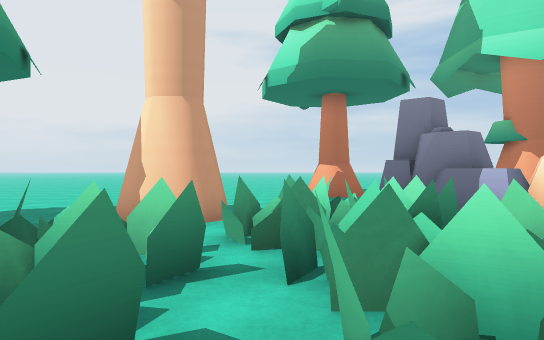
[1] (above)

24 first-person views from a walk through a scene from a Unity 3-D project. The camera is 1.4 m above the floor, looks level and sees 75° across. The floor is counted in squares, 1.8 m on a side. Each view is taken from the middle of a square. On the plan, view 1 faces up. The plan holds only what a view shows up to about 11 squares ahead; the rest is blank. The place goes on beyond the plan. The player is left out.

[2]
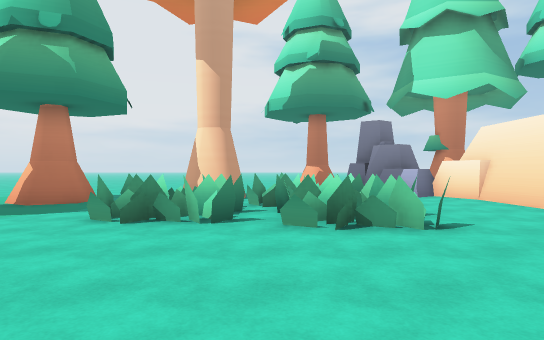

[3]
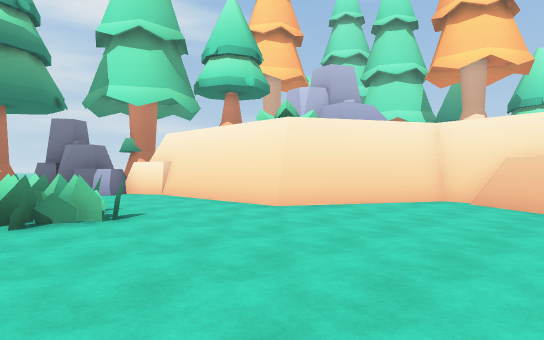

[4]
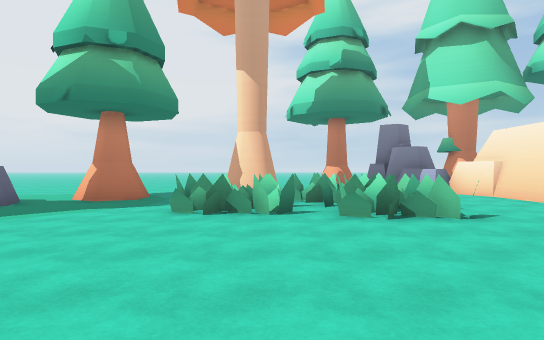

[5]
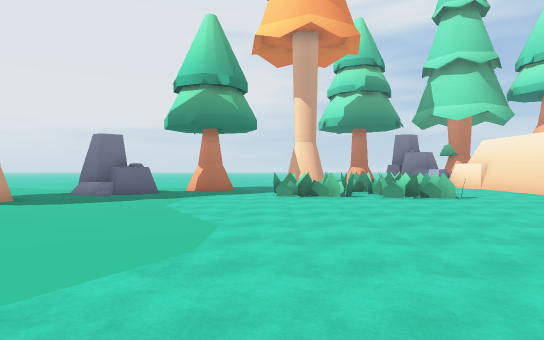

[6]
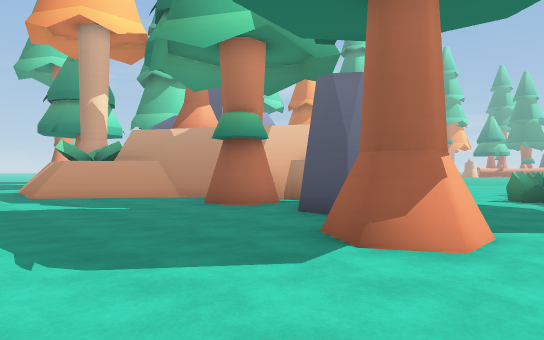

[7]
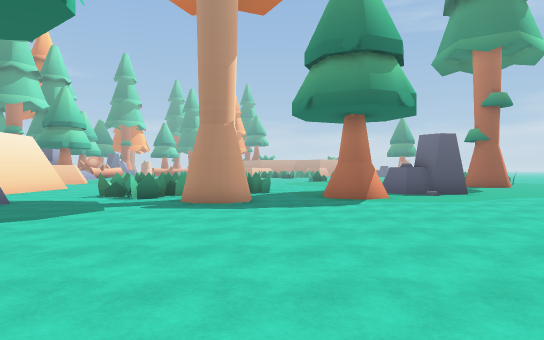

[8]
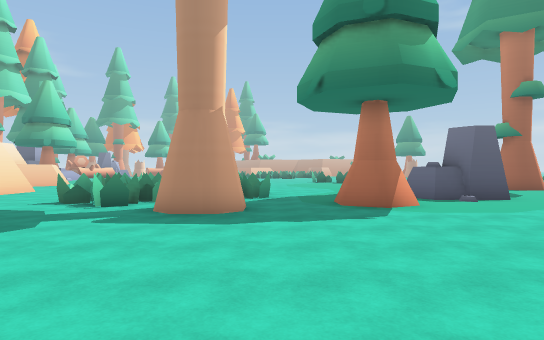

[9]
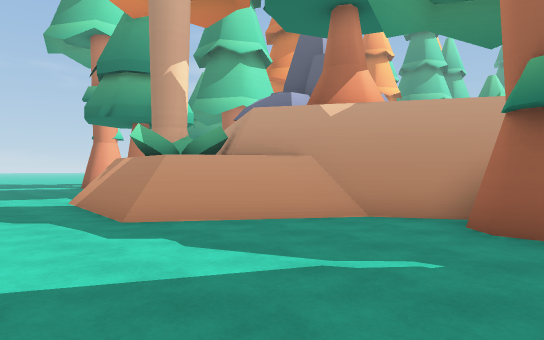

[10]
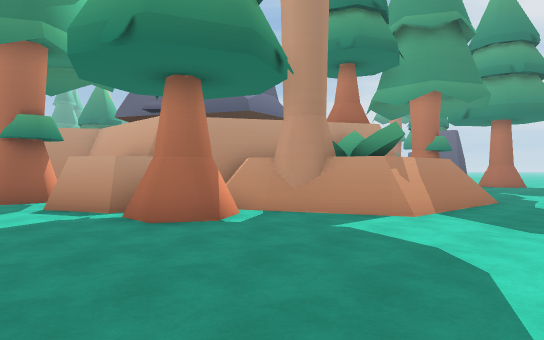

[11]
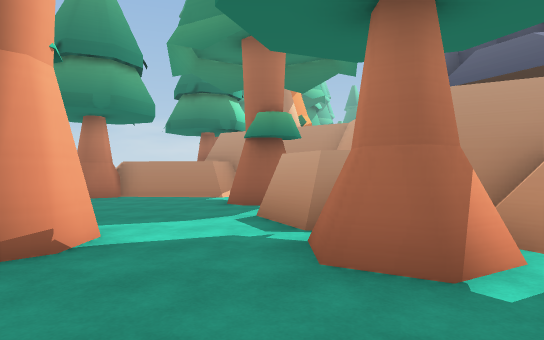

[12]
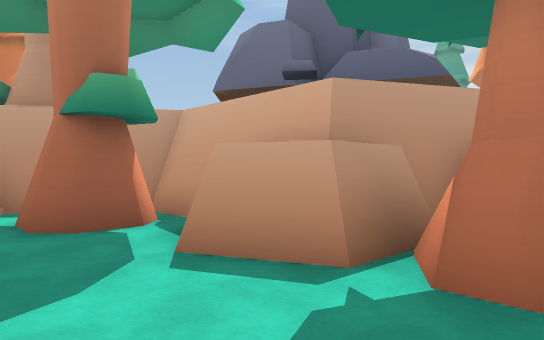

[13]
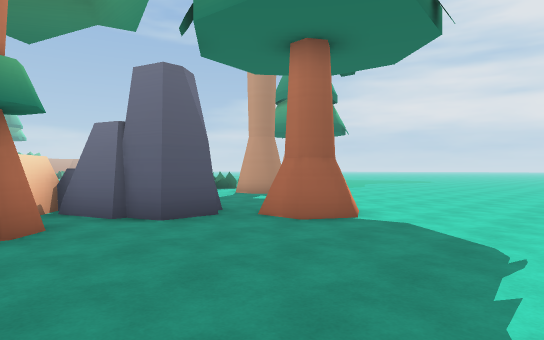

[14]
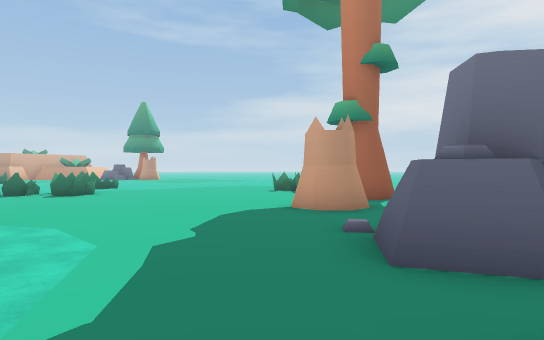

[15]
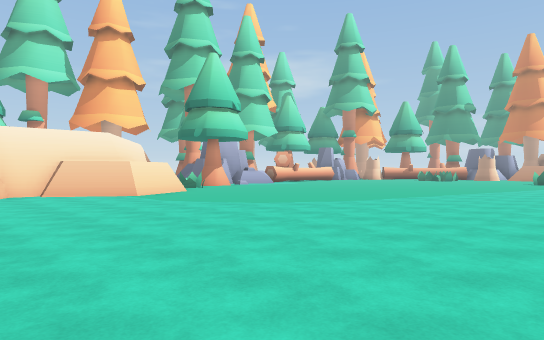

[16]
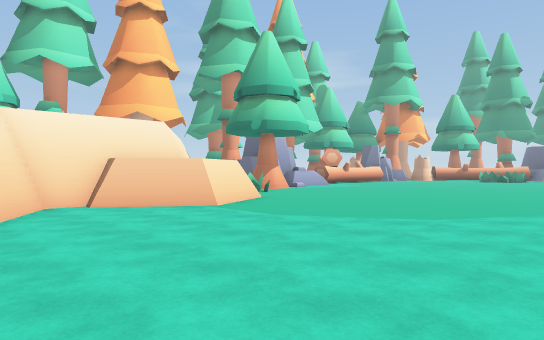

[17]
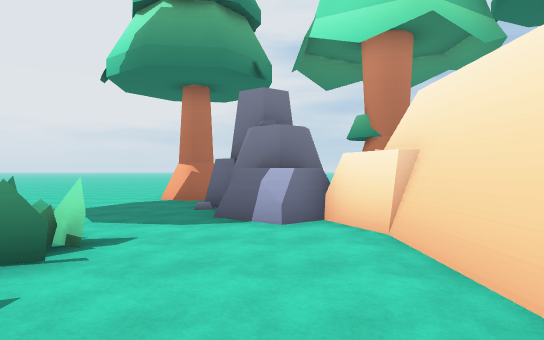

[18]
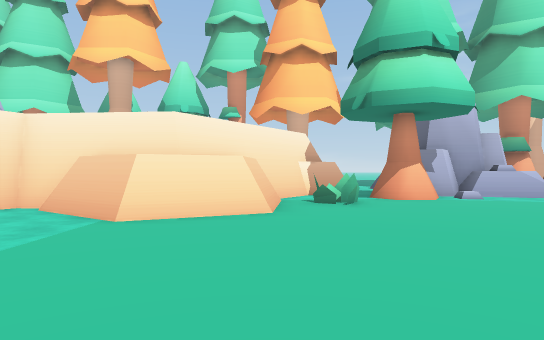

[19]
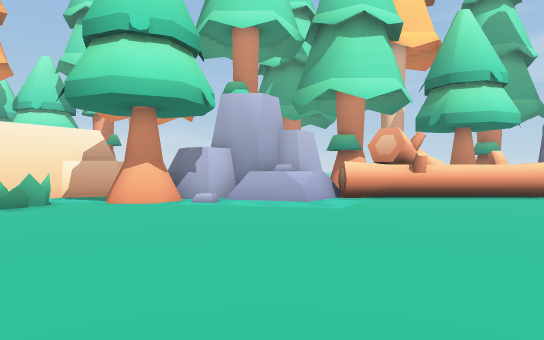

[20]
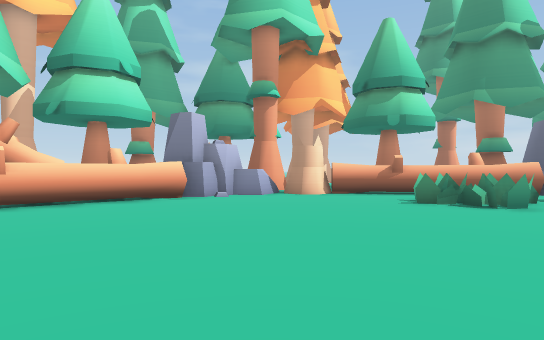

[21]
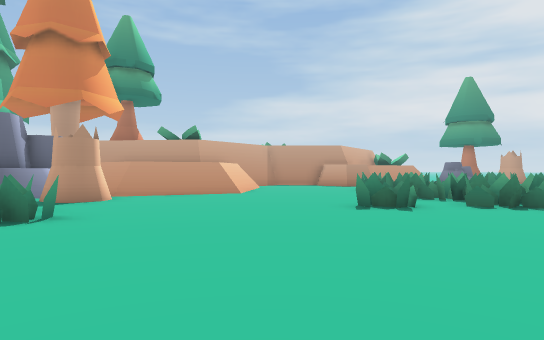

[22]
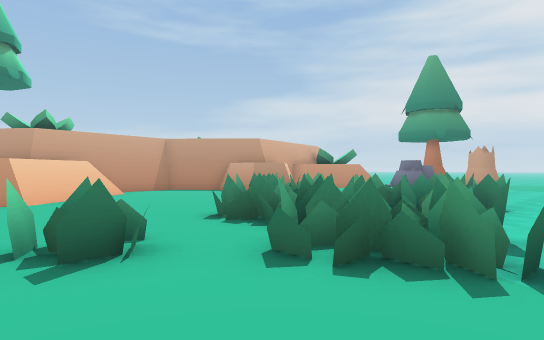

[23]
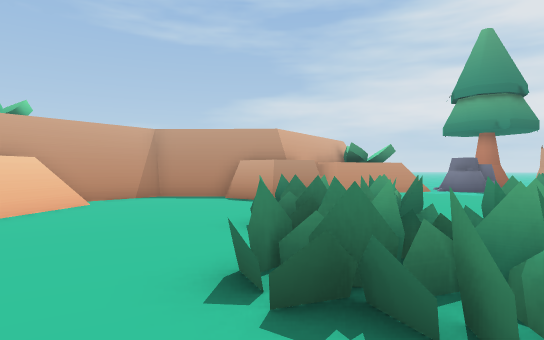

[24]
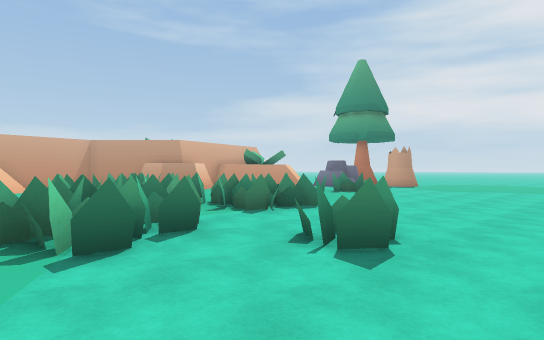

### Floor plan
Key: @ floor where view 1 was taken; # wall or solid block; x gap in a wall; . floor; = window, fence, low wall or low ledge; ^ raised ledge; T tree; R rock; O other object.
Columns run from 8 left of view 1 to 21 right of it. Each row starts with its distance up from view 1.
 15      .  . .........      ... .
 14      ........................
 13   ............................
 12   .................#####......
 11 ..........T.......##   #......
 10 ..........T...TT..##   #TTT...
  9 ...........R#.TT###    ##TT..T
  8 ...........R#####      ####...
  7 ............R##           ##..
  6 ......#T.....##            ...
  5 ..TT..T.OO....#           #T..
  4 R..T..x.OOO...#           #TT.
  3 RR...OOOOO....#           #...
  2 R.....OO.OO...#            ###
  1 .......O.OO...#
  0 ........@.....###
 -1 ................###
 -2 ..................#
 -3 .................##
 -4 ................##
 -5 ................##
 -6 ................##
 -7 .................#####
 -8 .O.   ...............##
 -9  .O  ..............O..#
-10       ..............T
-11        .............T#
-12        ... .........##
-13        ..  ..........##
-14            . .......=^#
-15              .......=^#
-16    ... .     ........#
-17 .......     . .......#  TT
-18 ....O...     ........#O
-19 ........ . ..........#OO    O
-20 ....OOO..............# O   OO
-21 .OO..OO..............#  TT
-22  OO.OO...............#  T
-23  OO.OO..O............#
-24 ...OOO...............#
-25 .OOO.................
-26   OO..........OO...
-27   ............OO..
-28 # ............
-29 #......## ..O.
-30 #....###  ##  ##
-31 ##...##     #^#
-32  #####       #

Where each view was taken, in squares from view 1:
view 1: 0 up, 0 right, facing up
view 2: 4 down, 0 right, facing up
view 3: 5 down, 0 right, facing up-right
view 4: 5 down, 1 left, facing up
view 5: 9 down, 3 left, facing up
view 6: 15 up, 0 right, facing down-right
view 7: 15 up, 3 left, facing down
view 8: 13 up, 3 left, facing down
view 9: 15 up, 6 right, facing down-right
view 10: 15 up, 21 right, facing down-left
view 11: 13 up, 19 right, facing down
view 12: 10 up, 21 right, facing down-left
view 13: 15 up, 7 right, facing down-left
view 14: 4 up, 4 left, facing down-left
view 15: 0 up, 3 left, facing down-right
view 16: 0 up, 1 right, facing down-right
view 17: 1 up, 4 right, facing up
view 18: 7 down, 2 right, facing right
view 19: 14 down, 3 right, facing right
view 20: 17 down, 4 right, facing down-right
view 21: 19 down, 7 right, facing down-left
view 22: 19 down, 1 right, facing down-left
view 23: 22 down, 1 left, facing down-left
view 24: 16 down, 1 left, facing down-left
